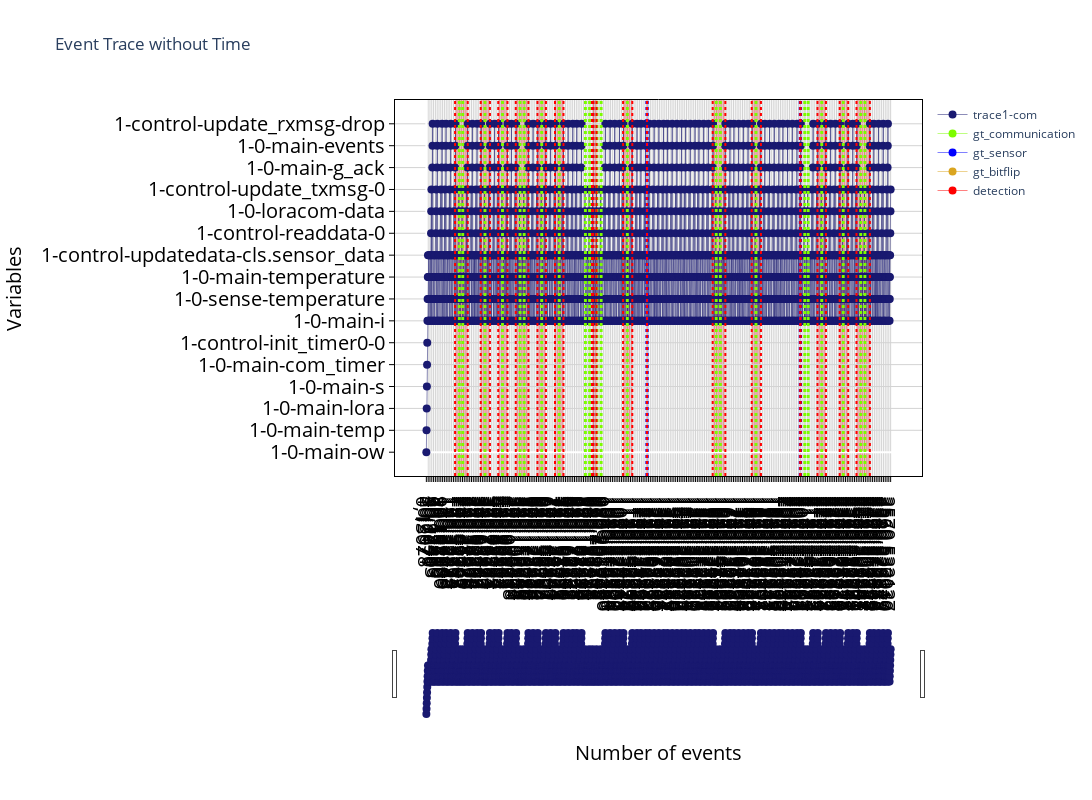
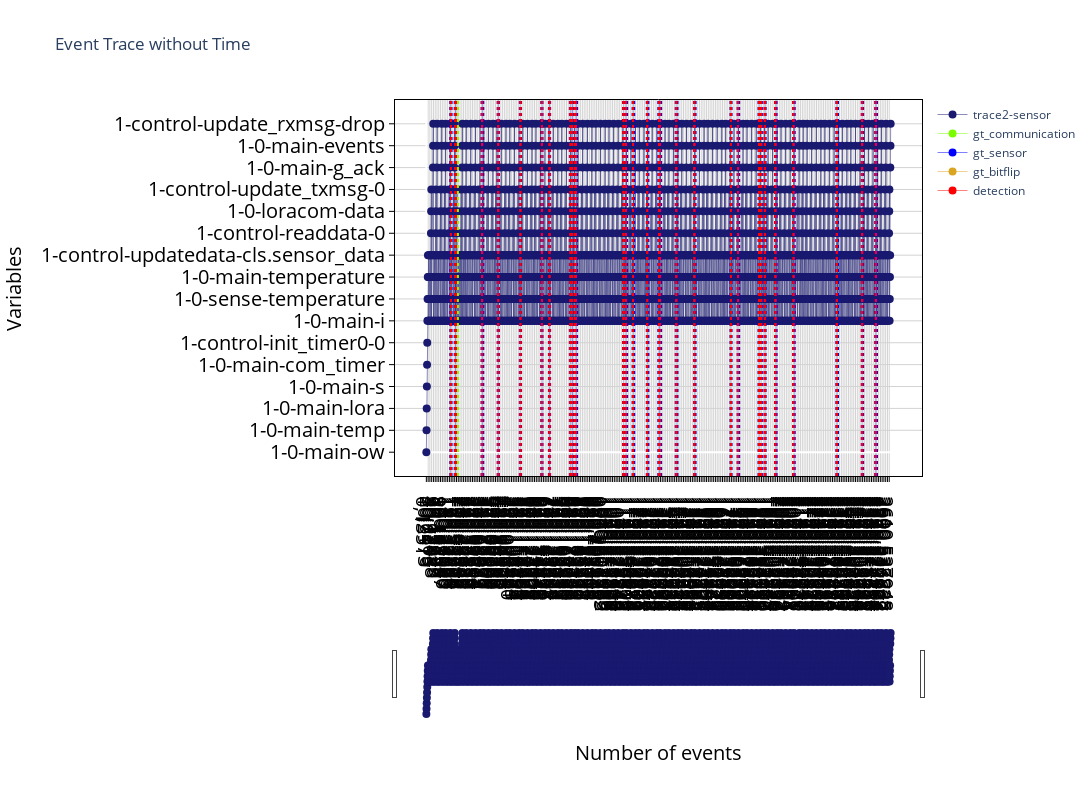
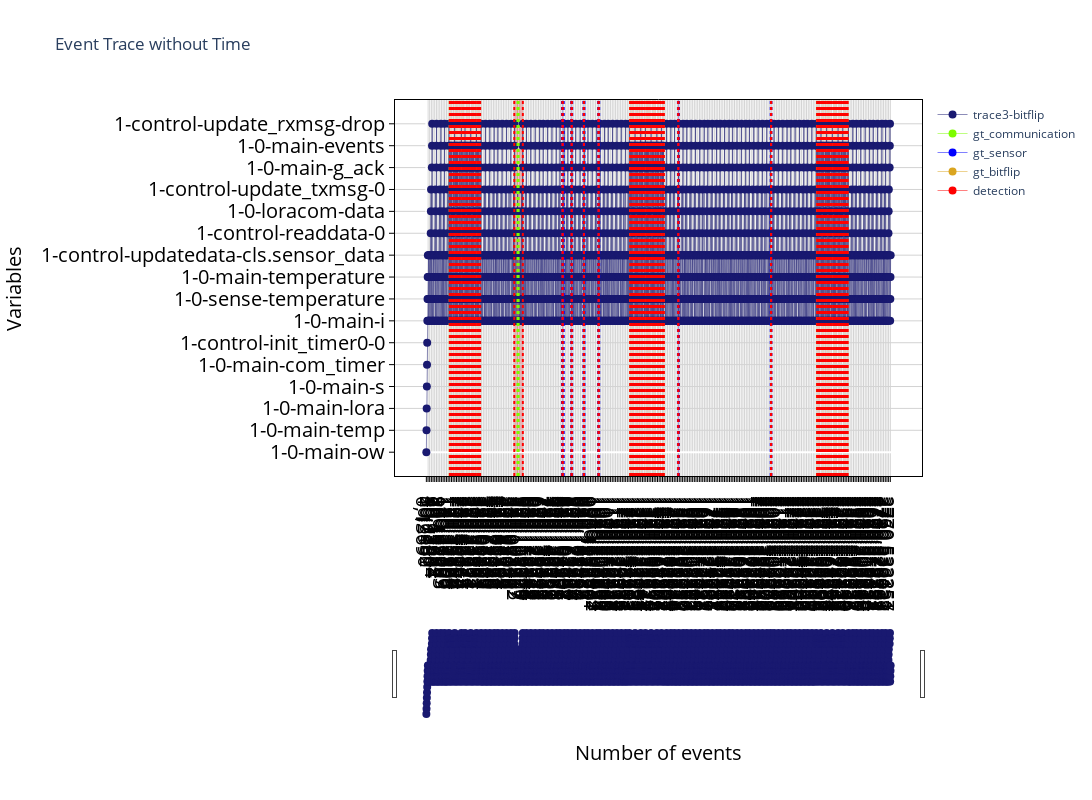

Source (notebook cell) for these figures, in order:
### Code cell
### plot gt and detections
for test_data, detections, test_label in all_detections:
# for test_data, detections, test_label in all_fp:
    # print('test_data:', test_data)
    # print('detections:', detections)
    # print(test_label)

    ### prepare trace to plot
    col_data = preprocess_traces([test_data])
    all_df = get_dataframe(col_data) 
    # print(all_df[0])

    ### prepare detections to plot
    timestamps = col_data[0][1]
    print('timestamps:', timestamps)
    plot_val = []
    plot_x_ticks = []
    plot_class = []
    for det in detections:
        # print(det)
        det_ts1, det_ts2 = det[1]
        # print(det_ts1, det_ts2)

        det_ind1_pre = [ abs(t-det_ts1) for t in timestamps]
        det_ind1 = det_ind1_pre.index(min(det_ind1_pre))

        det_ind2_pre = [ abs(t-det_ts2) for t in timestamps]
        det_ind2 = det_ind2_pre.index(min(det_ind2_pre))
        # print(det_ind1, det_ind2)
        # print(timestamps[det_ind1], timestamps[det_ind2])

        plot_val += [(det_ind1, det_ind2)]
        plot_x_ticks += [(timestamps[det_ind1], timestamps[det_ind2])]
        plot_class += [0]

    plot_detections = [plot_val, plot_x_ticks, plot_class]

    ### get ground truths
    gt_plot = prepare_gt(test_label)

    ### plot
    for df in all_df:
        # print(df.columns)
        plot_single_trace(df, 
                          var_list, 
                          with_time=False, 
                          is_xticks=True, 
                          detections=plot_detections, 
                          dt_classlist=['detection'],
                          ground_truths=gt_plot,
                          gt_classlist=['gt_communication', 'gt_sensor', 'gt_bitflip'],
                          )

    # break
